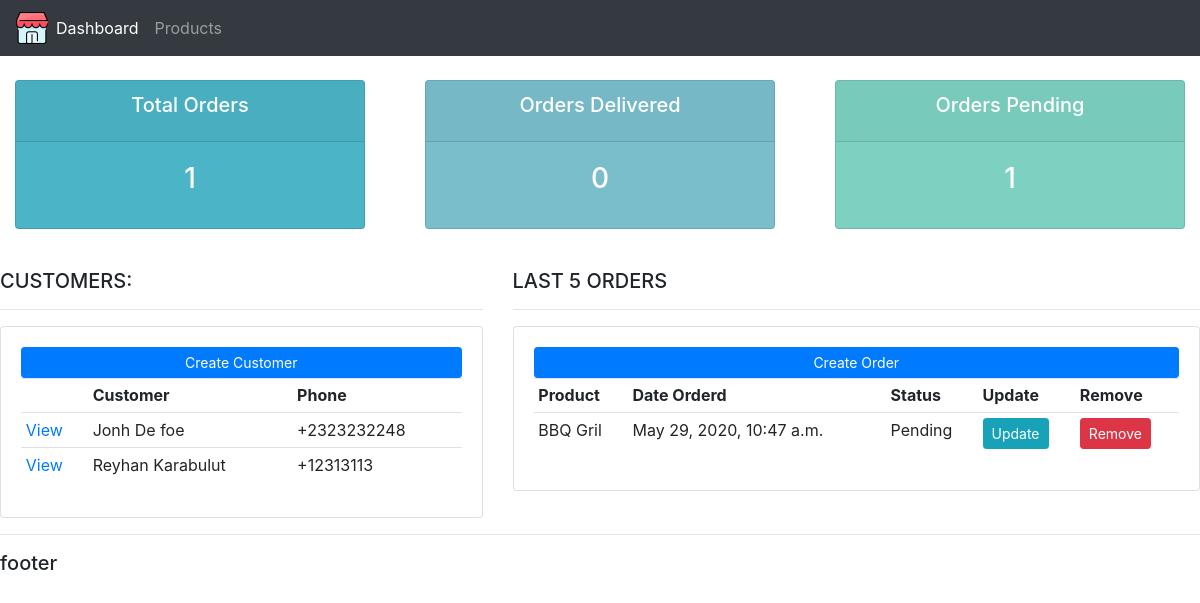
Before: / with the older database file.
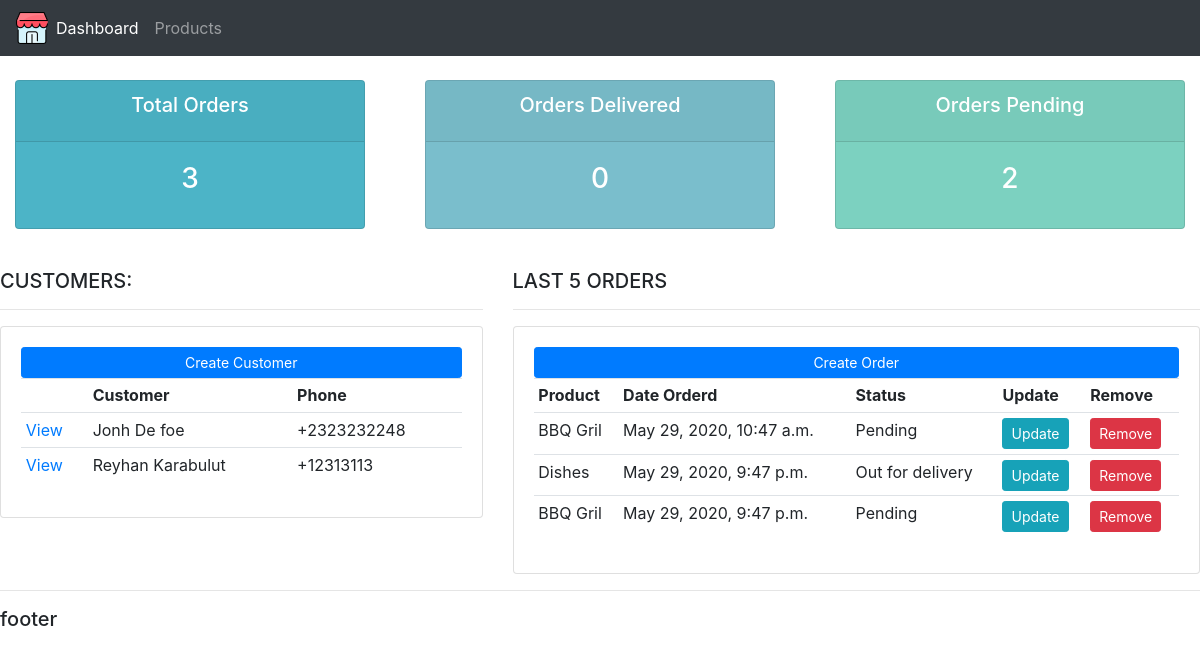
After: the same page with the newer database file.
### accounts/models.py (models this page shows, shortened)
class Customer(models.Model):
    name =  models.CharField(max_length = 200,  null=True)
    email = models.CharField(max_length = 200, null= True)
    phone = models.CharField(max_length = 200, null = True)
    date_created = models.DateTimeField(auto_now_add = True, null = True)

class Order(models.Model):
    STATUS =(('Pending','Pending'),
              ('Out for delivery', 'Out for delivery'),
              ('Delivered', 'Delivered'),
            )
    product = models.ForeignKey(Product, null = True, on_delete = models.SET_NULL)
    customer = models.ForeignKey(Customer, null = True, on_delete = models.SET_NULL)
    date_created = models.DateTimeField(auto_now_add = True, null = True)
    status =  models.CharField(max_length = 200,  null=True, choices = STATUS)

class Product(models.Model):
    CATEGORY = (
        ('Indoor','Indoor'),
        ('Out Door', 'Out Door')
    )
    name = models.CharField(max_length = 200,  null=True)
    price = models.FloatField( null = True)
    category = models.CharField(max_length = 200,  null=True, choices = CATEGORY)
    description = models.CharField(max_length = 200, null = True)
    date_created = models.DateTimeField(auto_now_add = True, null = True)
    tags = models.ManyToManyField('Tag')
    def __str__(self):
        return self.name

### accounts/views.py (the view)
# urls.py: path('',views.home, name='home'),
def home(request):
    orders = Order.objects.all()
    customers = Customer.objects.all()
    total_orders = orders.count()
    total_customers = customers.count()
    delivered = orders.filter(status='Delivered').count()
    pending = orders.filter(status='Pending').count()
    context = {'orders':orders,'customers':customers, 'total_orders':total_orders, 'total_customers' : total_customers,'delivered':delivered,'pending':pending}
    return render(request, 'accounts/dashboard.html', context)

### accounts/templates/accounts/dashboard.html
{% extends  'accounts/main.html' %}
{% block content %}
{% include 'accounts/status.html'  %}
<br>
<div class="row">
 <div class="col-md-5">
  <h5>CUSTOMERS:</h5>
  <hr>
  <div class="card card-body">
   <a class="btn btn-primary  btn-sm btn-block" href="">Create Customer</a>
   <table class="table table-sm">
    <tr>
     <th></th>
     <th>Customer</th>
     <th>Phone</th>
    </tr>
        {% for customer in customers %}
            <tr>
                <td><a href="{% url 'customer'  customer.id %}">View</a></td>
                <td>{{ customer.name }}</td>
                <td>{{customer.phone }}</td>
            </tr>
        {% endfor%}
   </table>
  </div>
 </div>
 <div class="col-md-7">
  <h5>LAST 5 ORDERS</h5>
  <hr>
  <div class="card card-body">
   <a class="btn btn-primary  btn-sm btn-block" href="{% url 'create_order' %}">Create Order</a>
   <table class="table table-sm">
    <tr>
     <th>Product</th>
     <th>Date Orderd</th>
     <th>Status</th>
     <th>Update</th>
     <th>Remove</th>
    </tr>
    {% for order in orders %}
      <tr>
          <td>{{order.product}}</td>
          <td>{{order.date_created}}</td>
          <td>{{order.status}}</td>
          <td><a class="btn btn-sm btn-info" href='{% url "update_order"  order.id %}'>Update</a></td>
          <td><a class="btn btn-sm btn-danger" href="{% url 'delete_order' order.id %}">Remove</a></td>
      </tr>
    {% endfor %}
   </table>
  </div>
 </div>
</div>
{% endblock %}

Changed rows visible on the page:
added Order: product "Dishes", date_created "May 29, 2020, 9:47 p.m.", status "Out for delivery"
added Order: product "BBQ Gril", date_created "May 29, 2020, 9:47 p.m.", status "Pending"
Other visible differences:
{{ total_orders }}: "1" → "3"
{{ pending }}: "1" → "2"
